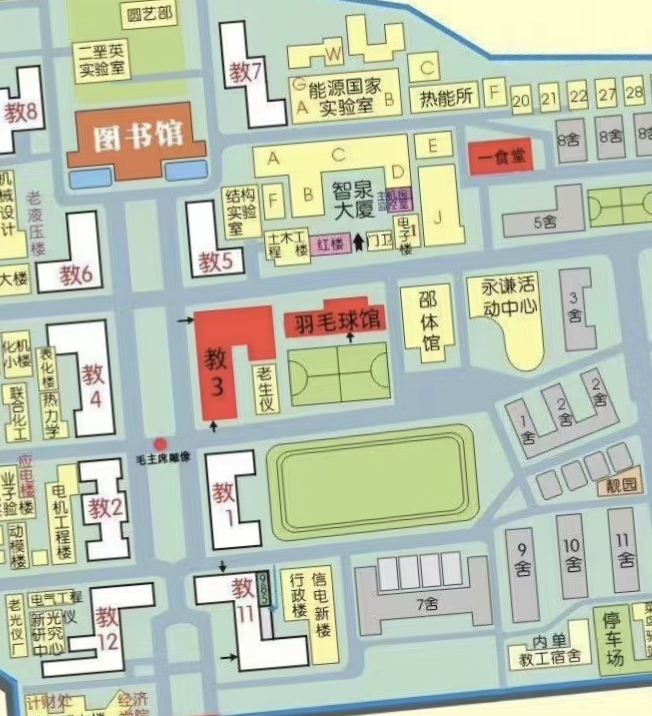
#> input picture Experiments/ComputerVision/Exp01Simp/MyHW1/HW2/imgs/006/map.jpg, 652 x 716 px
$ python stitch.py
#> lines starting #> are read from the running program, lines starting #| are printed output that depends on the picture
"""
in_project:     MyHW2
file_name:      stitch.py
create_by:      mrrai
create_time:    2022/12/4 18:34
description:
"""
import cv2
import numpy as np
import os

src_root = "../imgs/"
res_root = "../res/"

def show(img):
    cv2.imshow("img", img)
    cv2.waitKey(0)
    cv2.destroyAllWindows()

def stitch_image(expID, img1Name, img2Name, resize):
    # 1. 读取图像
#> called with expID = '006', img1Name = 'map.jpg', img2Name = 'map2.jpg', resize = (500, 500)
    img1 = cv2.imread(src_root + expID + "/" + img1Name)
#> img1 is the input picture: shape (716, 652, 3); mean B, G, R 178.7, 197.5, 187.9
    img2 = cv2.imread(src_root + expID + "/" + img2Name)
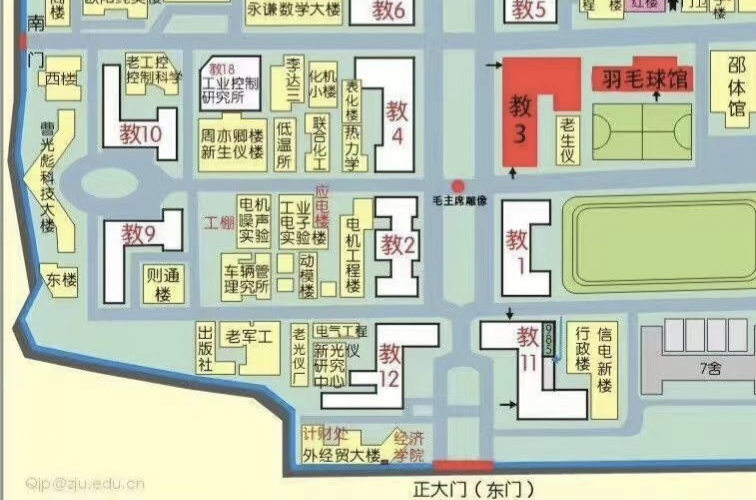
#> input picture Experiments/ComputerVision/Exp01Simp/MyHW1/HW2/imgs/006/map2.jpg, 756 x 500 px
#> img2 is the input picture: shape (500, 756, 3); mean B, G, R 180.4, 199.6, 191
    img1 = cv2.resize(img1, resize)
#> img1: shape (500, 500, 3)
    img2 = cv2.resize(img2, resize)
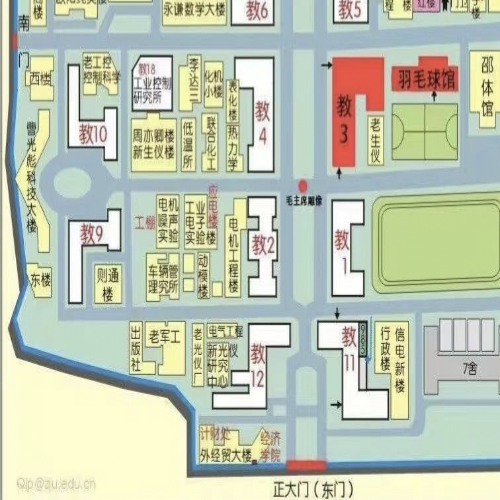
#> img2: shape (500, 500, 3); mean B, G, R 180.4, 199.6, 191
    # 2. 创建特征转换器，检测两幅图像的特征点
    sift = cv2.xfeatures2d.SIFT_create()
    k1, d1 = sift.detectAndCompute(img1, None)
#> k1 = 2036 keypoints; strongest (x, y, size): (275, 169, 5.4), (178, 459, 2.8), (201, 446, 2.1), (145, 223, 2.7)
    k2, d2 = sift.detectAndCompute(img2, None)
#> k2 = 1864 keypoints; strongest (x, y, size): (103, 147, 2), (339, 172, 3.1), (342, 349, 2), (337, 314, 3)
    # 3. 将特征点描绘出来并拼接
    img1kp = cv2.drawKeypoints(img1, k1, None)
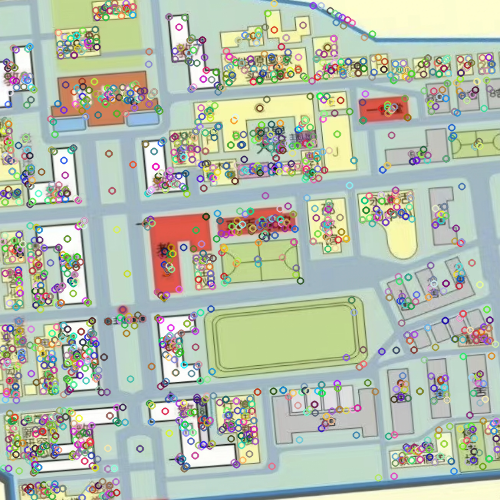
#> img1kp: shape (500, 500, 3); mean B, G, R 174.3, 190.1, 180.4
    img2kp = cv2.drawKeypoints(img2, k2, None)
    step1 = np.hstack((img1kp, img2kp))
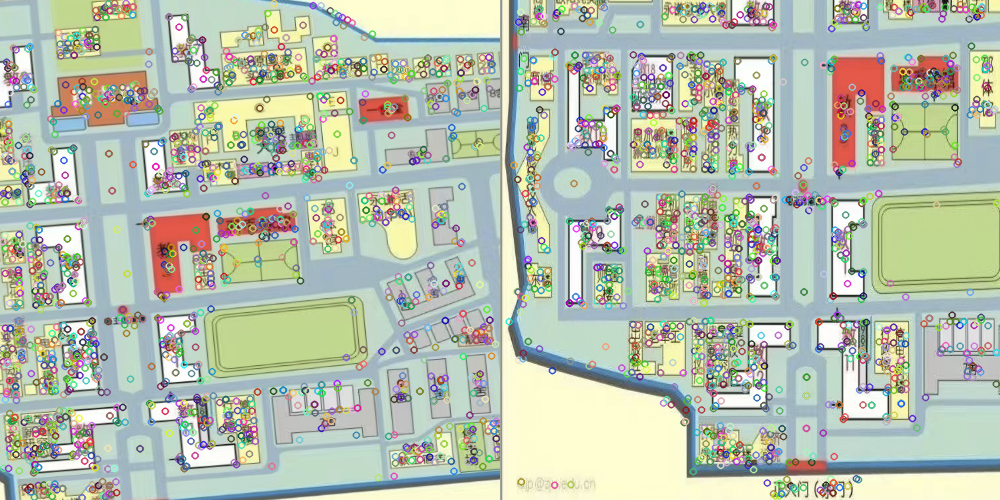
#> step1: shape (500, 1000, 3); mean B, G, R 175.5, 191.4, 182.1
    # 4. 将第一步特征点描绘图像结果进行保存
    if not os.path.isdir(res_root + expID):
        os.makedirs(res_root+expID)
    cv2.imwrite(res_root+expID+"/"+"step1_"+img1Name+img2Name+"_featurePoints.jpg", step1)
    show(step1)
    ###############################################
    # 5. 创建特征匹配器并进行匹配
    bf = cv2.BFMatcher()
    matches = bf.knnMatch(d1, d2, k=2)
#> matches = 2036 matches
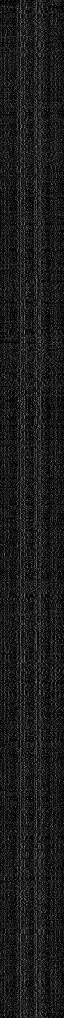
#> d1: shape (2036, 128) float32 (shown at 1/2 size); min 0, max 201, mean 27.4
    # 6. 筛选有效匹配的特征点，绘制匹配图，并保存和显示
    verify_matches = []
    for m1, m2 in matches:
        if m1.distance < 0.8 * m2.distance:
            verify_matches.append(m1)
#> after the loop, verify_matches = 237 matches
    step2 = cv2.drawMatchesKnn(img1, k1, img2, k2, [[m] for m in verify_matches], None, flags=2)
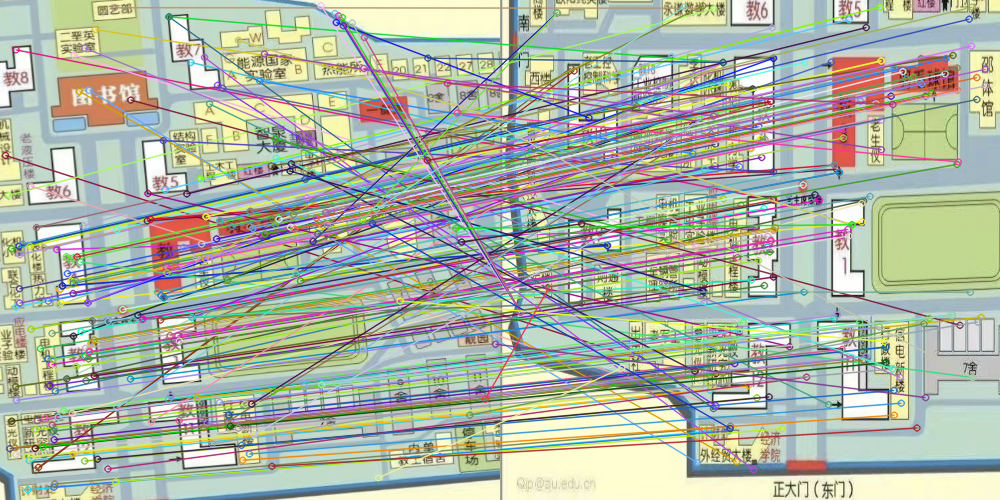
#> step2: shape (500, 1000, 3); mean B, G, R 166.9, 181.5, 173.1
    cv2.imwrite(res_root + expID + "/" + "step2_" + img1Name + img2Name + "_featureMatches.jpg", step2)
    show(step2)
    # 7. 求解单应性矩阵，先提取img1和img2的特征描述子坐标点，接着转为合适的np.float32数组形式，最后予以求解
    print(len(verify_matches))
#| 237
    img1_pts = [k1[m.queryIdx].pt for m in verify_matches]
#> img1_pts = 237 pairs, first value 5 to 495, second value 5.25 to 489.3
    img2_pts = [k2[m.trainIdx].pt for m in verify_matches]
#> img2_pts = 237 pairs, first value 20.03 to 485.3, second value 5.41 to 469.2
    img1_pts = np.array(img1_pts, dtype=np.float32).reshape(-1, 1, 2)
#> img1_pts = 237 rows, first 8: [5, 154.9], [8.04, 194.8], [9.39, 448.2], [11.2, 248.3], [11.21, 420.7], [14.35, 447.3], [15.2, 386.1], [15.2, 386.1]
    img2_pts = np.array(img2_pts, dtype=np.float32).reshape(-1, 1, 2)
#> img2_pts = 237 rows, first 8: [135.1, 357.1], [213.5, 8.4], [194.5, 370.7], [211.8, 85.07], [198.1, 331.2], [198.3, 370.2], [204.1, 282.4], [204.1, 282.4]
    homo, mask = cv2.findHomography(img1_pts, img2_pts, cv2.RANSAC, 5.0)
#> homo = [[0.861, -0.083, 222.6], [0.113, 1.42, -269.8], [5.5e-06, -4.44e-06, 1]]; mask = 237 values, max 1 at index 1, min 0 at index 0, mean 0.574
    ###############################################
    # 最后是创建一个大图，依据投影变换将两个图像缝到一起
    # 8. 先得到原始图的四个角点的坐标
    h1, w1 = img1.shape[:2]
#> h1 = 500; w1 = 500
    h2, w2 = img2.shape[:2]
#> h2 = 500; w2 = 500
    img1_angle = np.float32([[0, 0], [0, h1], [h1, w1], [w1, 0]]).reshape(-1, 1, 2)
#> img1_angle = [[0, 0], [0, 500], [500, 500], [500, 0]]
    img2_angle = np.float32([[0, 0], [0, h2], [h2, w2], [w2, 0]]).reshape(-1, 1, 2)
#> img2_angle = [[0, 0], [0, 500], [500, 500], [500, 0]]
    # 2. 根据单应性矩阵进行透视变换
    img1_transform = cv2.perspectiveTransform(img1_angle, homo)
#> img1_transform = [[222.6, -269.8], [181.6, 443.6], [611.3, 498.8], [651.3, -212.7]]
    result_dims = np.concatenate((img2_angle, img1_transform), axis=0)
#> result_dims = [[0, 0], [0, 500], [500, 500], [500, 0], [222.6, -269.8], [181.6, 443.6], [611.3, 498.8], [651.3, -212.7]]
    # 3. 透视变换实现平移, 输出图像大小 (x_max - x_min, y_max - y_min)
    [x_min, y_min] = np.int32(result_dims.min(axis=0).ravel() - 0.5)  # 四舍五入
#> x_min = 0; y_min = -270
    [x_max, y_max] = np.int32(result_dims.max(axis=0).ravel() + 0.5)  # 四舍五入
#> x_max = 651; y_max = 500
    transform_array = np.array([[1, 0, -x_min],
                                [0, 1, -y_min],
                                [0, 0, 1]])
#> transform_array = [[1, 0, 0], [0, 1, 270], [0, 0, 1]]
    result_img = cv2.warpPerspective(img1, transform_array.dot(homo), (x_max - x_min, y_max - y_min))
    result_img[-y_min:-y_min + h2, -x_min:-x_min + w2] = img2  # 将img2添加进平移后的图像
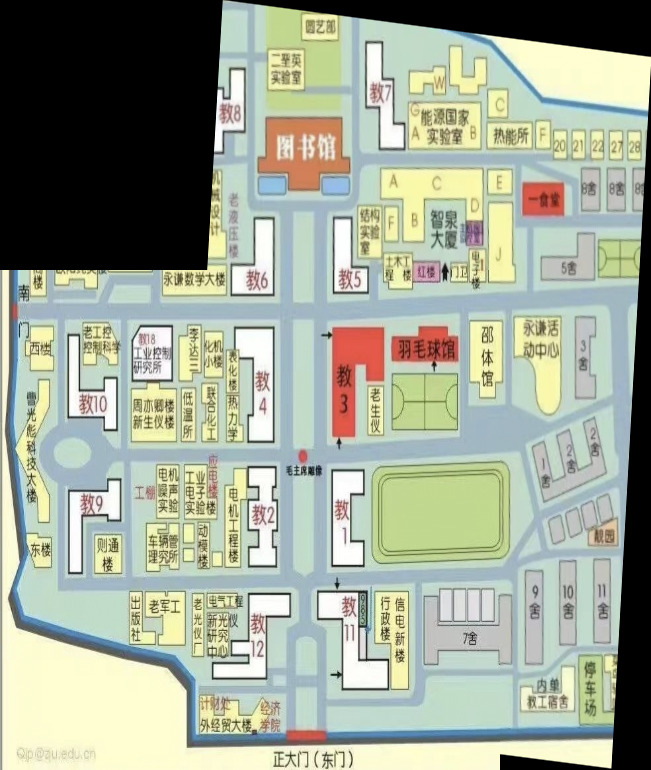
#> result_img: shape (770, 651, 3); mean B, G, R 149.6, 166, 158.3
    cv2.imwrite(res_root + expID + "/" + "step3_" + img1Name + img2Name + "_Stitched.jpg", result_img)
    show(result_img)


if __name__ == '__main__':
    exp = "006"
    # [5 lines of commented-out code are left out]
    stitch_image(exp, "map.jpg", "map2.jpg", (500, 500))
